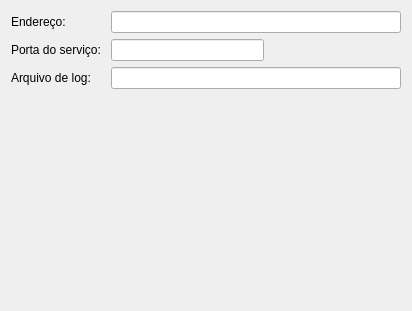
          <widget class="QWidget" name="layersTab">
           <attribute name="title">
            <string>Planos</string>
           </attribute>
           <layout class="QGridLayout" name="gridLayout_11">
            <item row="3" column="1">
             <spacer>
              <property name="orientation">
               <enum>Qt::Vertical</enum>
              </property>
              <property name="sizeHint" stdset="0">
               <size>
                <width>153</width>
                <height>211</height>
               </size>
              </property>
             </spacer>
            </item>
            <item row="1" column="2">
             <spacer>
              <property name="orientation">
               <enum>Qt::Horizontal</enum>
              </property>
              <property name="sizeHint" stdset="0">
               <size>
                <width>131</width>
                <height>20</height>
               </size>
              </property>
             </spacer>
            </item>
            <item row="0" column="1" colspan="2">
             <widget class="QLineEdit" name="layersAddressLed"/>
            </item>
            <item row="1" column="0">
             <widget class="QLabel" name="label_6">
              <property name="text">
               <string>Porta do serviço: </string>
              </property>
             </widget>
            </item>
            <item row="0" column="0">
             <widget class="QLabel" name="label_38">
              <property name="text">
               <string>Endereço: </string>
              </property>
             </widget>
            </item>
            <item row="2" column="1" colspan="2">
             <widget class="QLineEdit" name="layersLogFileLed"/>
            </item>
            <item row="1" column="1">
             <widget class="QLineEdit" name="layersPortLed"/>
            </item>
            <item row="2" column="0">
             <widget class="QLabel" name="label_5">
              <property name="text">
               <string>Arquivo de log: </string>
              </property>
             </widget>
            </item>
           </layout>
          </widget>
